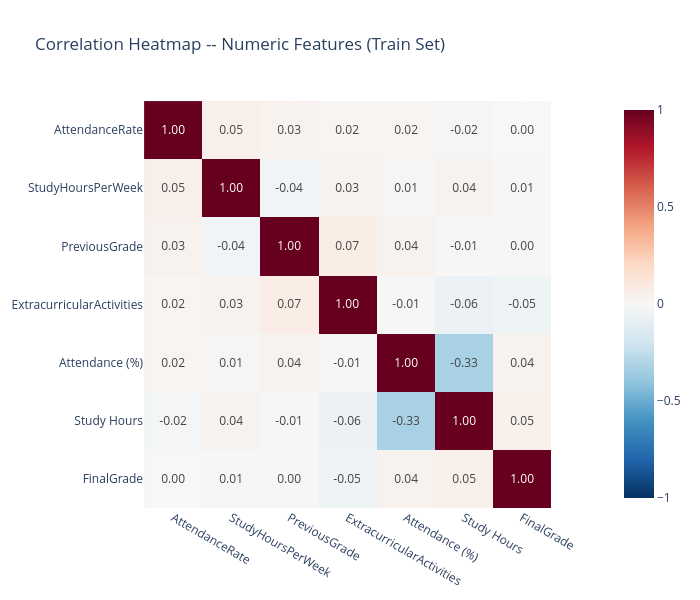

Notebook code cell kept with this figure:
### Markdown cell above
## Cell 7 — EDA: Correlation Heatmap

The correlation heatmap shows the **linear relationship** between all numeric variables.

Key things to look for:
- **High correlation with FinalGrade** → strong predictors (absolute value closer to 1)
- **High correlation between two predictors** → multicollinearity (may need to drop one)
- Values range from -1 (perfect negative) to +1 (perfect positive)

### Code cell
# Compute correlation matrix on numeric columns of train set only
num_for_corr = ['AttendanceRate', 'StudyHoursPerWeek', 'PreviousGrade',
                'ExtracurricularActivities', 'Attendance (%)', 'Study Hours', 'FinalGrade']

corr_df = df_train[num_for_corr].apply(pd.to_numeric, errors='coerce').corr()

fig = px.imshow(
    corr_df,
    text_auto='.2f',
    color_continuous_scale='RdBu_r',
    zmin=-1, zmax=1,
    title='Correlation Heatmap -- Numeric Features (Train Set)'
)
fig.update_layout(width=700, height=600)
fig.show()

# Print correlation with target specifically
print('\nCorrelation with FinalGrade (sorted by absolute value):')
target_corr = corr_df['FinalGrade'].drop('FinalGrade').sort_values(key=abs, ascending=False)
print(target_corr)

### Figure 1 — Plotly figure (JSON) as saved in the notebook; plotly's stock layout.template omitted (floating-point values rounded to 4 significant figures)
{"data": [{"coloraxis": "coloraxis", "hovertemplate": "x: %{x}<br>y: %{y}<br>color: %{z}<extra></extra>", "name": "0", "texttemplate": "%{z:.2f}", "type": "heatmap", "x": ["AttendanceRate", "StudyHoursPerWeek", "PreviousGrade", "ExtracurricularActivities", "Attendance (%)", "Study Hours", "FinalGrade"], "xaxis": "x", "y": ["AttendanceRate", "StudyHoursPerWeek", "PreviousGrade", "ExtracurricularActivities", "Attendance (%)", "Study Hours", "FinalGrade"], "yaxis": "y", "z": [[1.0, 0.05485, 0.03468, 0.02154, 0.02244, -0.01964, -0.004138], [0.05485, 1.0, -0.03847, 0.03325, 0.01081, 0.03541, 0.005516], [0.03468, -0.03847, 1.0, 0.07463, 0.03617, -0.007538, 0.003981], [0.02154, 0.03325, 0.07463, 1.0, -0.007155, -0.06146, -0.05], [0.02244, 0.01081, 0.03617, -0.007155, 1.0, -0.3263, 0.0372], [-0.01964, 0.03541, -0.007538, -0.06146, -0.3263, 1.0, 0.04867], [-0.004138, 0.005516, 0.003981, -0.05, 0.0372, 0.04867, 1.0]]}], "layout": {"coloraxis": {"cmax": 1, "cmin": -1, "colorscale": [[0, "rgb(5,48,97)"], [0.1, "rgb(33,102,172)"], [0.2, "rgb(67,147,195)"], [0.3, "rgb(146,197,222)"], [0.4, "rgb(209,229,240)"], [0.5, "rgb(247,247,247)"], [0.6, "rgb(253,219,199)"], [0.7, "rgb(244,165,130)"], [0.8, "rgb(214,96,77)"], [0.9, "rgb(178,24,43)"], [1, "rgb(103,0,31)"]]}, "height": 600, "title": {"text": "Correlation Heatmap -- Numeric Features (Train Set)"}, "width": 700, "xaxis": {"anchor": "y", "constrain": "domain", "domain": [0, 1], "scaleanchor": "y"}, "yaxis": {"anchor": "x", "autorange": "reversed", "constrain": "domain", "domain": [0, 1]}}}
